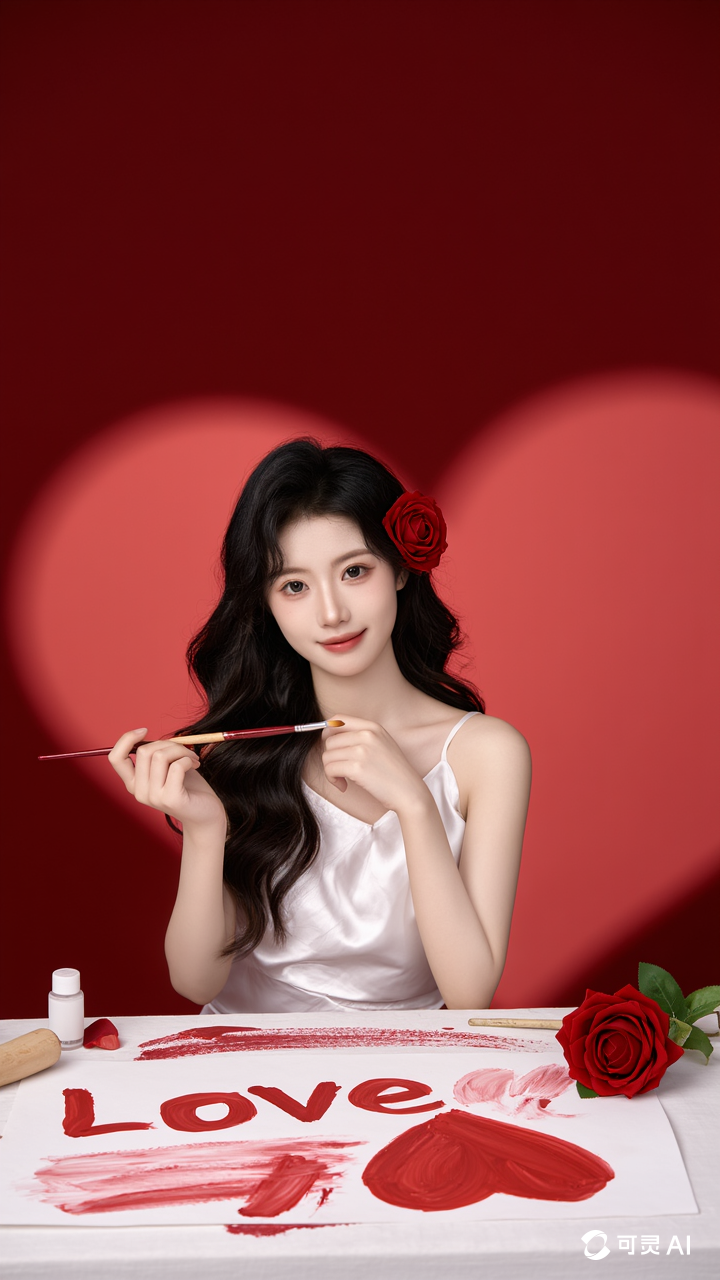
#> input picture Python/Pic_Color/photos/photo3.png, 720 x 1280 px, found by its file name
$ python picColor2.py
#> lines starting #> are read from the running program, lines starting #| are printed output that depends on the picture
# -*- coding: utf-8 -*-
# 通过使用 K-means 聚类算法对图像进行颜色聚类分析，并生成一个基于聚类中心(即最具代表性的颜色)的RGB值和调色板。
# 使用抖动算法对颜色进行处理
# 导入必要的库

# 墨水屏像素定义：
# 黑 00
# 白 01
# 黄 10
# 红 11

import numpy as np
import matplotlib.pyplot as plt
import cv2
from sklearn.cluster import KMeans
import os
import glob
import re

# 设置matplotlib中文字体 (如果需要在服务器环境运行且需要生成 matplotlib 图表，可能需要配置字体)
try:
    plt.rcParams['font.family'] = ['Hiragino Sans GB']
    plt.rcParams['axes.unicode_minus'] = False
    plt.rcParams['font.sans-serif'] = ['Hiragino Sans GB']
except Exception as e:
    print(f"无法设置中文字体，matplotlib 图表中的中文可能显示异常: {e}")

# 定义电子开发板支持的颜色（RGB格式）
TARGET_COLORS = {
    '黑色': np.array([0, 0, 0]),
    '白色': np.array([255, 255, 255]),
    '红色': np.array([255, 0, 0]),
    '黄色': np.array([255, 255, 0])
}

# 墨水屏像素定义到二进制值的映射
COLOR_TO_BINARY = {
    '黑色': '00',
    '白色': '01',
    '黄色': '10',
    '红色': '11'
}

# --- 核心处理函数 ---

def process_image(image_path, crop_mode, custom_coord=None):
    """
    处理图像，进行颜色聚类、抖动、缩放、裁剪，并生成墨水屏数据。

    Args:
        image_path (str): 输入图像的完整路径。
        crop_mode (int): 裁剪模式。0: 中心裁剪, 1: 自定义坐标裁剪。
        custom_coord (int, optional): 自定义裁剪坐标值。当 crop_mode 为 1 时必需。
                                      如果缩放后宽度 > 200，此值为 x 坐标 (从左侧开始)。
                                      如果缩放后高度 > 200，此值为 y 坐标 (从底部开始)。
                                      Defaults to None.

    Returns:
        dict: 包含处理结果的字典。
              {'final_image_path': str, 'hex_data_list': list[str]}
              如果处理失败则返回 None。
    Raises:
        FileNotFoundError: 如果图像文件不存在。
        ValueError: 如果图像尺寸过小或参数无效。
    """
#> called with crop_mode = 0
    current_dir = os.path.dirname(os.path.abspath(__file__))
    output_dir = os.path.join(current_dir, 'output')
    os.makedirs(output_dir, exist_ok=True)

    # --- 1. 读取和预处理图像 ---
    if not os.path.exists(image_path):
        raise FileNotFoundError(f'图像文件不存在：{image_path}')

    image = cv2.imread(image_path)
#> image is the input picture: shape (1280, 720, 3); mean B, G, R 71.9, 72.2, 142.7
    if image is None:
        raise ValueError(f'无法读取图片文件：{image_path}')

    # 转换为RGB格式
    image_rgb = cv2.cvtColor(image, cv2.COLOR_BGR2RGB)

    # 获取图像尺寸
    h, w, d = image_rgb.shape
#> h = 1280; w = 720; d = 3

    # 检查图片尺寸是否满足要求 (不小于200*200)
    if h < 200 or w < 200:
        raise ValueError(f'处理的图片尺寸({w}x{h})小于所需的200x200像素')

    # --- 2. K-means 颜色聚类 (可选，但抖动需要映射到目标色) ---
    # 重塑图像为二维数组
    pixels = image_rgb.reshape(h * w, d)
    n_colors = 10 # 可以调整或移除，因为最终只映射到4种目标色
    # kmeans = KMeans(n_clusters=n_colors, random_state=42, n_init='auto').fit(pixels)
    # palette = np.uint8(kmeans.cluster_centers_)
    # K-means 部分可以省略，因为抖动算法会直接将像素映射到最近的目标颜色

    # --- 3. 抖动算法处理 ---
    target_colors_array = np.array(list(TARGET_COLORS.values()))
    dithered_image_float = image_rgb.copy().astype(np.float32)

    # 图像预处理 - 双边滤波
    dithered_image_float = cv2.bilateralFilter(dithered_image_float, d=5, sigmaColor=75, sigmaSpace=75)

    # 定义Jarvis-Judice-Ninke抖动矩阵权重
    jjn_weights = [
        [0, 0, 0, 7, 5],
        [3, 5, 7, 5, 3],
        [1, 3, 5, 3, 1]
    ]
    jjn_weights = np.array(jjn_weights) / 48.0 # 使用浮点数除法

    # 应用抖动算法
    for y in range(h):
        for x in range(w):
            old_pixel = dithered_image_float[y, x].copy()

            # 考虑局部区域颜色 (可选优化)
            # local_region = dithered_image_float[max(0, y - 1):min(h, y + 2), max(0, x - 1):min(w, x + 2)]
            # local_mean = np.mean(local_region, axis=(0, 1))
            # old_pixel = old_pixel * 0.7 + local_mean * 0.3

            # 找到最接近的目标颜色
            distances = np.sqrt(np.sum((old_pixel - target_colors_array) ** 2, axis=1))
            closest_idx = np.argmin(distances)
            new_pixel = target_colors_array[closest_idx]

            # 更新当前像素
            dithered_image_float[y, x] = new_pixel

            # 计算量化误差
            quant_error = old_pixel - new_pixel

            # 分散误差
            for dy in range(3):
                for dx_offset in range(5):
                    weight = jjn_weights[dy, dx_offset]
                    if weight > 0:
                        nx = x + dx_offset - 2 # -2 使矩阵中心对齐
                        ny = y + dy
                        if 0 <= ny < h and 0 <= nx < w:
                            dithered_image_float[ny, nx] += quant_error * weight
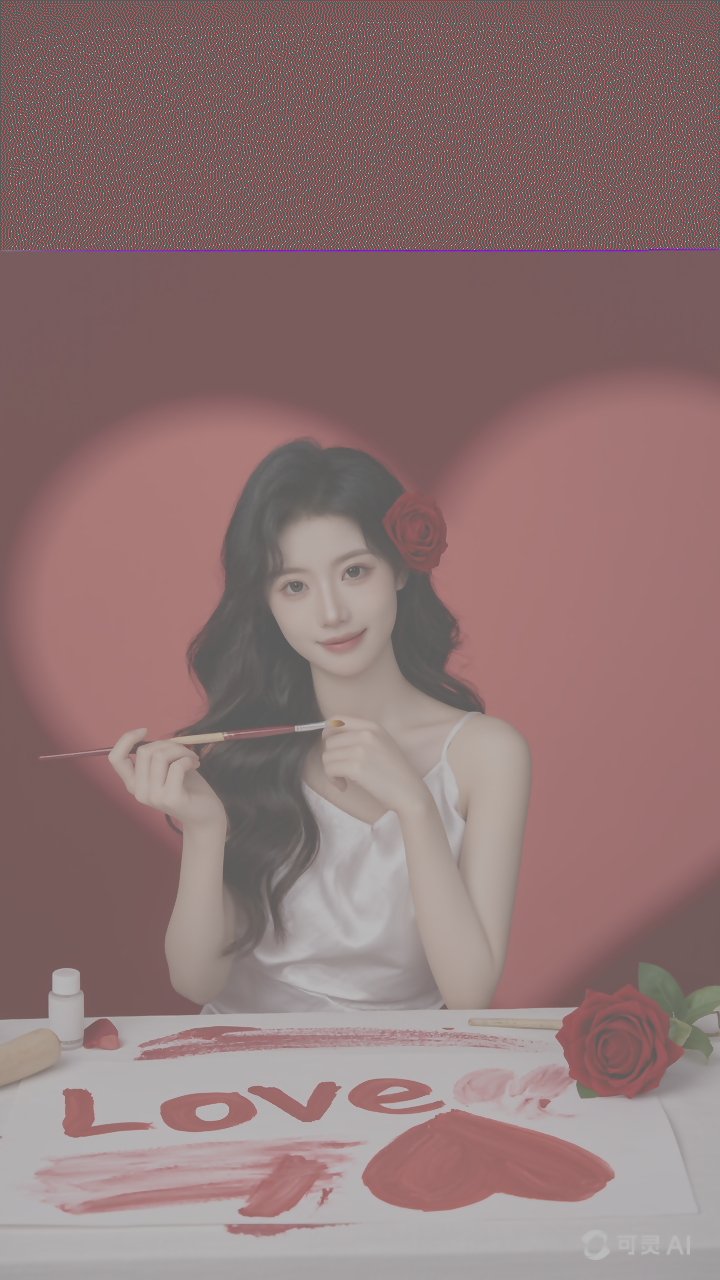
#> dithered_image_float: shape (1280, 720, 3) float32; mean R, G, B 142.7, 72.2, 71.9; drawn with min black and max white

    # 将浮点数转换回uint8
    dithered_image = np.clip(dithered_image_float, 0, 255).astype(np.uint8)

    # --- 4. 缩放图像 ---
    h, w, _ = dithered_image.shape # 获取抖动后图像的尺寸
    scaled_w, scaled_h = w, h
    scale_factor = 1.0
    scaled_axis = None # 记录哪个轴被缩放到了200

    if w < h: # 宽度更小
        if w != 200:
            scale_factor = 200 / w
            scaled_w = 200
            scaled_h = int(h * scale_factor)
            scaled_axis = 'width'
    else: # 高度更小或相等
        if h != 200:
            scale_factor = 200 / h
            scaled_h = 200
            scaled_w = int(w * scale_factor)
            scaled_axis = 'height'

    # 只有在尺寸需要改变时才缩放
    if scaled_w != w or scaled_h != h:
        scaled_image = cv2.resize(dithered_image, (scaled_w, scaled_h), interpolation=cv2.INTER_AREA)
    else:
        scaled_image = dithered_image # 无需缩放

    # 更新尺寸
    h_scaled, w_scaled = scaled_image.shape[:2]

    # --- 5. 裁剪图像 ---
    start_x = 0
    start_y = 0

    if w_scaled == 200 and h_scaled == 200:
        # 无需裁剪
        cropped_image = scaled_image
    elif crop_mode == 0: # 中心裁剪
        center_x, center_y = w_scaled // 2, h_scaled // 2
        start_x = max(0, center_x - 100)
        start_y = max(0, center_y - 100)
        # 确保能裁剪到200x200
        if start_x + 200 > w_scaled:
            start_x = w_scaled - 200
        if start_y + 200 > h_scaled:
            start_y = h_scaled - 200
        cropped_image = scaled_image[start_y:start_y + 200, start_x:start_x + 200]

    elif crop_mode == 1: # 自定义坐标裁剪
        if custom_coord is None:
            raise ValueError("自定义裁剪模式需要提供 custom_coord 参数")
        custom_coord = int(custom_coord)

        if w_scaled > 200 and h_scaled == 200: # 宽度 > 200, 高度 = 200
            max_x = w_scaled - 200
            if not (0 <= custom_coord <= max_x):
                raise ValueError(f"自定义 x 坐标 {custom_coord} 超出范围 [0, {max_x}]")
            start_x = custom_coord
            start_y = 0
        elif h_scaled > 200 and w_scaled == 200: # 高度 > 200, 宽度 = 200
            max_y_bottom = h_scaled - 200
            if not (0 <= custom_coord <= max_y_bottom):
                raise ValueError(f"自定义 y 坐标 {custom_coord} (从底部算起) 超出范围 [0, {max_y_bottom}]")
            # 将从底部开始的坐标转换为从顶部开始的坐标
            start_y = h_scaled - 200 - custom_coord
            start_x = 0
        elif w_scaled > 200 and h_scaled > 200: # 宽度和高度都 > 200
             # 根据哪个轴被缩放来决定 custom_coord 应用于哪个轴
            if scaled_axis == 'width': # 宽度被缩放到200，高度 > 200，custom_coord 应用于 Y
                max_y_bottom = h_scaled - 200
                if not (0 <= custom_coord <= max_y_bottom):
                    raise ValueError(f"自定义 y 坐标 {custom_coord} (从底部算起) 超出范围 [0, {max_y_bottom}]")
                start_y = h_scaled - 200 - custom_coord
                start_x = 0 # 宽度已经是200，x从0开始
            elif scaled_axis == 'height': # 高度被缩放到200，宽度 > 200，custom_coord 应用于 X
                max_x = w_scaled - 200
                if not (0 <= custom_coord <= max_x):
                    raise ValueError(f"自定义 x 坐标 {custom_coord} 超出范围 [0, {max_x}]")
                start_x = custom_coord
                start_y = 0 # 高度已经是200，y从0开始
            else: # 理论上不会发生，因为如果都大于200，必有一个被缩放
                 raise RuntimeError("无法确定自定义坐标应用于哪个轴")
        else: # w_scaled <= 200 and h_scaled <= 200 (至少一个等于200，另一个小于等于200)
            # 这种情况不应该发生，因为原始尺寸检查会过滤掉小于200x200的图片
            # 并且缩放逻辑会保证至少一个维度是200
            raise RuntimeError("缩放或裁剪逻辑出现意外情况")

        cropped_image = scaled_image[start_y:start_y + 200, start_x:start_x + 200]
    else:
        raise ValueError(f"无效的裁剪模式: {crop_mode}")

    # --- 6. 保存最终图像 ---
    final_image_path = os.path.join(output_dir, 'final_image_200x200.png')
    # 保存前确保图像是 BGR 格式
    if cropped_image.shape[2] == 3: # 彩色图
        cv2.imwrite(final_image_path, cv2.cvtColor(cropped_image, cv2.COLOR_RGB2BGR))
    else: # 灰度图 (理论上不会是灰度图)
        cv2.imwrite(final_image_path, cropped_image)

    # --- 7. 生成墨水屏数据包 ---
    # 辅助函数：找到最接近的目标颜色名称
    def find_closest_color_name(pixel):
        pixel_array = np.array(pixel)
        distances = {name: np.sqrt(np.sum((pixel_array - color) ** 2)) for name, color in TARGET_COLORS.items()}
        return min(distances, key=distances.get)

    # 将像素转换为二进制字符串
    binary_pixels_flat = []
    for y in range(200):
        for x in range(200):
            pixel = tuple(cropped_image[y, x])
            color_name = find_closest_color_name(pixel)
            binary_pixels_flat.append(COLOR_TO_BINARY[color_name])

    # 将二进制字符串转换为字节列表
    byte_data = []
    current_byte_str = ''
    for binary_pixel in binary_pixels_flat:
        current_byte_str += binary_pixel
        if len(current_byte_str) == 8:
            byte_data.append(int(current_byte_str, 2))
            current_byte_str = ''
    # 处理末尾不足8位的情况 (理论上 200*200*2 正好是8的倍数，不会发生)
    # if current_byte_str:
    #     current_byte_str = current_byte_str.ljust(8, '0')
    #     byte_data.append(int(current_byte_str, 2))

    # 创建数据包 (共51个包)
    packets_raw = []
    # 前50个图像数据包
    for i in range(50):
        packet_number = i
        packet_payload = byte_data[i * 200:(i + 1) * 200]
        checksum = (packet_number + sum(packet_payload)) % 256
        packets_raw.append([packet_number] + packet_payload + [checksum])

    # 最后一个命令包
    last_packet_number = 0x32
    last_packet_payload = [ord(c) for c in "screen updating\r\n"]
    last_packet_checksum = (last_packet_number + sum(last_packet_payload)) % 256
    # 命令包也需要填充到201字节 (1序号 + payload + 1校验和 + 填充)
    padding_len = 201 - 1 - len(last_packet_payload) - 1 # 实际payload是200字节，所以填充200-len(payload)
    last_packet_payload_padded = last_packet_payload + [0] * (200 - len(last_packet_payload)) # 填充到200字节
    packets_raw.append([last_packet_number] + last_packet_payload_padded + [last_packet_checksum])


    # 格式化为十六进制字符串列表
    hex_data_list = []
    for packet in packets_raw:
        # 移除首尾的序号和校验和，只取中间的 payload (packet[1]到packet[-2])
        payload_bytes = packet[1:-1]
        # 将 payload bytes 转换为无空格的十六进制字符串
        hex_string = ''.join([f"{byte:02X}" for byte in payload_bytes])
        # 在前面加上包序号的十六进制表示
        packet_hex_prefix = f"{packet[0]:02X}"
        hex_data_list.append(packet_hex_prefix + hex_string)

    # --- 8. 返回结果 ---
    return {
        'final_image_path': final_image_path,
        'hex_data_list': hex_data_list
    }

# --- 示例用法 ---
if __name__ == "__main__":
    current_dir = os.path.dirname(os.path.abspath(__file__))
    photos_dir = os.path.join(current_dir, 'photos')

    # 查找示例图片
    example_image_path = None
    for ext in ['jpg', 'jpeg', 'png', 'bmp']:
        found = glob.glob(os.path.join(photos_dir, f"photo*[0-9].{ext}"))
        if found:
            # 尝试找 photo3.png，否则用找到的第一个
            specific_path = os.path.join(photos_dir, 'photo3.png')
            if os.path.exists(specific_path):
                example_image_path = specific_path
                break
            else:
                example_image_path = sorted(found)[0] # 按字母顺序取第一个
                break

    if example_image_path:
        print(f"使用示例图片: {example_image_path}")

        # 示例1: 中心裁剪
        try:
            print("\n--- 示例 1: 中心裁剪 ---")
#> (the run stopped early here; a loop or call above may not have finished)
